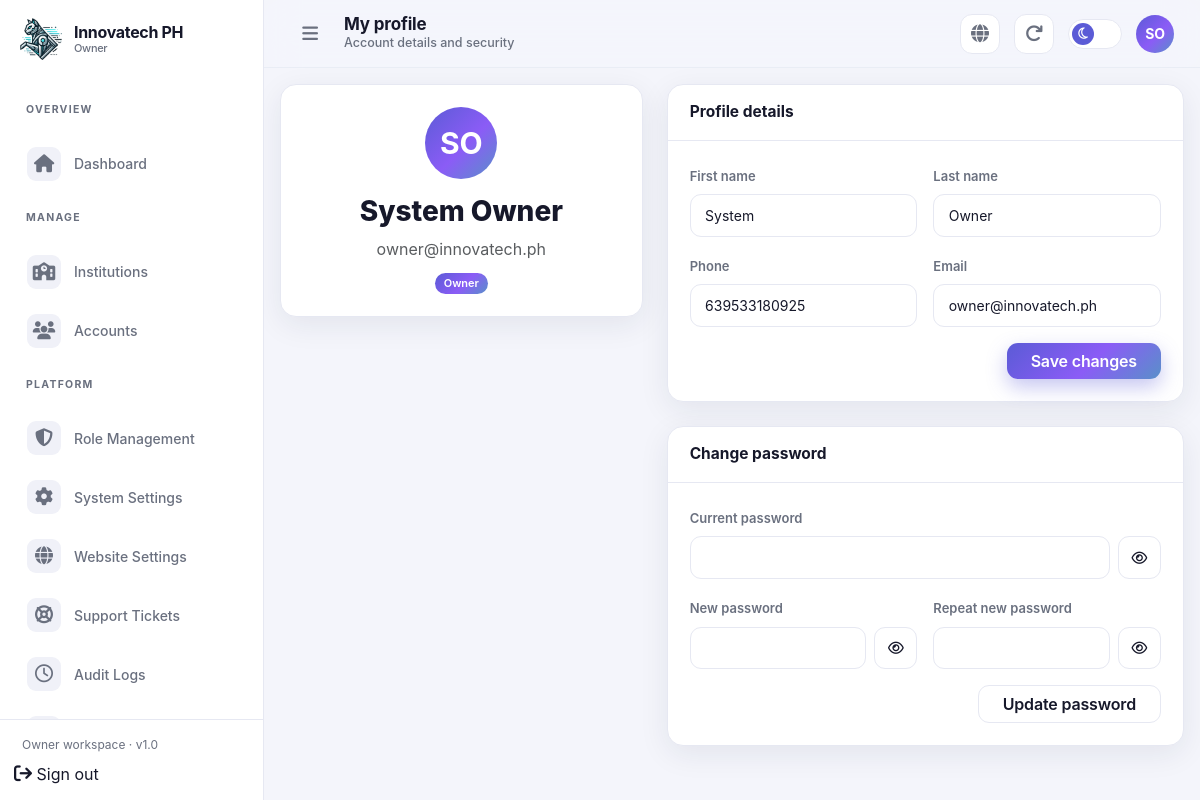
Screenshot of /admin/profile.php (signed in) with the database file from the repository.
### tables this page shows
CREATE TABLE `platform_settings` (
  `id` tinyint UNSIGNED NOT NULL,
  `product_name` varchar(191) NOT NULL DEFAULT 'AI-Assisted AR 360° Virtual Campus Navigation',
  `company_name` varchar(191) NOT NULL DEFAULT 'Innovatech PH',
  `logo_path` varchar(255) DEFAULT NULL,
  `hero_image_path` varchar(255) DEFAULT NULL,
  `landing_html` mediumtext,
  `contact_email` varchar(191) DEFAULT NULL,
  `smtp_host` varchar(191) DEFAULT NULL,
  `smtp_port` smallint UNSIGNED DEFAULT '587',
  `smtp_username` varchar(191) DEFAULT NULL,
  `smtp_password_enc` varchar(255) DEFAULT NULL,
  `smtp_from_name` varchar(128) DEFAULT NULL,
  `smtp_from_email` varchar(191) DEFAULT NULL,
  `institution_folder_root` varchar(255) NOT NULL DEFAULT 'storage/institutions',
  `template_pack_path` varchar(255) NOT NULL DEFAULT 'storage/templates/org_pack',
  `updated_by` int UNSIGNED DEFAULT NULL,
  `updated_at` datetime NOT NULL DEFAULT CURRENT_TIMESTAMP ON UPDATE CURRENT_TIMESTAMP
);

CREATE TABLE `users` (
  `id` int UNSIGNED NOT NULL,
  `role_id` tinyint UNSIGNED NOT NULL,
  `institution_id` int UNSIGNED DEFAULT NULL COMMENT 'NULL for owner; required for admin/staff; optional for user',
  `supervisor_user_id` int UNSIGNED DEFAULT NULL COMMENT 'staff reports to this admin',
  `email` varchar(191) NOT NULL,
  `username` varchar(64) DEFAULT NULL,
  `password_hash` varchar(255) NOT NULL,
  `first_name` varchar(80) NOT NULL,
  `last_name` varchar(80) NOT NULL,
  `phone` varchar(32) DEFAULT NULL,
  `avatar_path` varchar(255) DEFAULT NULL,
  `is_active` tinyint(1) NOT NULL DEFAULT '1',
  `email_verified_at` datetime DEFAULT NULL,
  `last_login_at` datetime DEFAULT NULL,
  `created_by` int UNSIGNED DEFAULT NULL,
  `created_at` datetime NOT NULL DEFAULT CURRENT_TIMESTAMP,
  `updated_at` datetime NOT NULL DEFAULT CURRENT_TIMESTAMP ON UPDATE CURRENT_TIMESTAMP,
  `deleted_at` datetime DEFAULT NULL
);

### includes/functions.php (called while the page is built, shortened)
<?php
function db(): PDO
{
    $options = [
        PDO::ATTR_ERRMODE => PDO::ERRMODE_EXCEPTION,
        PDO::ATTR_DEFAULT_FETCH_MODE => PDO::FETCH_ASSOC,
        PDO::ATTR_EMULATE_PREPARES => false,
    ];
    $pdo = new PDO(
        'mysql:host=' . DB_HOST . ';port=' . DB_PORT . ';dbname=' . DB_NAME . ';charset=utf8mb4',
        DB_USER,
        DB_PASS,
        $options
    );
    return $pdo;
}
final class DbCrud
{
    public PDO $pdo;
    public function __construct(?PDO $pdo = null)
    {
        $this->pdo = $pdo ?? db();
    }
    private static function ident(string $name): string
    {
        return "`{$name}`";
    }
    private static function paramPrefix(): string
    {
        static $n = 0;
        return 'p' . (++$n) . '_';
    }
    private static function buildWhere(array $conditions): array
    {
        $sql = [];
        $params = [];
        foreach ($conditions as $key => $cond) {
            $col = self::ident($key);
            $p = self::paramPrefix() . $key;
            $sql[] = "{$col} = :{$p}";
            $params[$p] = $cond;
        }
        return [implode(' AND ', $sql), $params];
    }
    public function select(string $table, string $columns = '*', array $conditions = [], string $options = ''): array
    {
        $columns = trim($columns);
        if ($columns === '*') {
            $sel = '*';
            $params = [];
        }
        $sql = 'SELECT ' . $sel . ' FROM ' . self::ident($table);
        if ($conditions !== []) {
            [$where, $whereParams] = self::buildWhere($conditions);
            $sql .= ' WHERE ' . $where;
            $params += $whereParams;
        }
        if (trim($options) !== '') {
            $sql .= ' ' . trim($options);
        }
        $stmt = $this->pdo->prepare($sql);
        $stmt->execute($params);
        return $stmt->fetchAll(PDO::FETCH_ASSOC);
    }
    public function get(string $table, int|array $idOrConditions): ?array
    {
        $conditions = is_numeric($idOrConditions) ? ['id' => (int) $idOrConditions] : $idOrConditions;
        $rows = $this->select($table, '*', $conditions, 'LIMIT 1');
        return $rows[0] ?? null;
    }
}
function crud(): DbCrud
{
    static $instance = null;
    return $instance ??= new DbCrud();
}
function h($value): string
{
    return htmlspecialchars((string) $value, ENT_QUOTES, 'UTF-8');
}
function url(string $path = '', bool $absolute = false): string
{
    $path = ltrim($path, '/');
    $parts = explode('?', $path, 2);
    $base = $parts[0];
    if ($base !== '' && !str_ends_with($base, '/') && !str_contains(basename($base), '.')) {
        if (is_file(ROOT_PATH . '/' . $base . '.php')) {
            $parts[0] = $base . '.php';
            $path = implode('?', $parts);
        }
    }
    return BASE_URL . '/' . $path;
}
function display_name(array $user): string
{
    $name = trim(($user['first_name'] ?? '') . ' ' . ($user['last_name'] ?? ''));
    return $name !== '' ? $name : ($user['email'] ?? 'User');
}

### includes/auth.php (called while the page is built, shortened)
<?php
require_once __DIR__ . '/functions.php';
function current_user(): ?array
{
    return $_SESSION['user'] ?? null;
}
function current_role(): ?string
{
    return $_SESSION['user']['role_slug'] ?? null;
}

### admin/profile.php (the view, shortened to what this page needs)
<?php
require_once __DIR__ . '/../includes/auth.php';
$pageTitle = 'My profile';
$pageSub = 'Account details and security';
$active = 'My Profile';
$bodyClass = 'page-profile';
require_once __DIR__ . '/layout/header.php';
$u = current_user();
$me = crud()->get('users', (int) $u['id']) ?: ['first_name' => '', 'last_name' => '', 'phone' => ''];
?>
<div class="row g-4">
  <div class="col-lg-5">
    <div class="ia-card">
      <div class="card-body text-center profile-card-body">
        <div class="ia-avatar mx-auto mb-3 ia-avatar-xl">
          <?= h(mb_strtoupper(mb_substr(trim($u['first_name'][0] ?? '') . trim($u['last_name'][0] ?? ''), 0, 2))) ?>
        </div>
        <h3 class="fw-800"><?= h(display_name($u)) ?></h3>
        <p class="text-muted mb-2"><?= h($u['email']) ?></p>
        <span class="badge badge-grad"><?= h($u['role_name']) ?></span>
      </div>
    </div>
  </div>
  <div class="col-lg-7">
    <div class="ia-card mb-4">
      <div class="card-head">
        <h3>Profile details</h3>
      </div>
      <div class="card-body">
        <form method="post" class="row g-3">
          <div class="col-md-6"><label class="form-label">First name</label><input class="form-control"
              name="first_name" value="<?= h($u['first_name']) ?>" required></div>
          <div class="col-md-6"><label class="form-label">Last name</label><input class="form-control" name="last_name"
              value="<?= h($u['last_name']) ?>" required></div>
          <div class="col-md-6"><label class="form-label">Phone</label>
            <input class="form-control" required type="tel" value="<?= h($me['phone'] ?: '63') ?>" name="phone" pattern="639\d{9}" inputmode="numeric" oninput="let v = this.value.replace(/\D/g, ''); this.value = v.slice(0, 12); if (!this.value.startsWith('63')) this.value = '63' + this.value.slice(2); if (this.value.length < 2) this.value = '63';">
          </div>
          <div class="col-md-6"><label class="form-label">Email</label>
            <input class="form-control" type="email" name="email" value="<?= h($u['email']) ?>" required>
          </div>
          <div class="col-12 text-end"><button class="btn btn-grad px-4" type="submit">Save changes</button></div>
        </form>
      </div>
    </div>
    <div class="ia-card">
      <div class="card-head">
        <h3>Change password</h3>
      </div>
      <div class="card-body">
        <form method="post" class="d-grid gap-3">
          <div><label class="form-label">Current password</label>
            <div class="pw-group">
              <input type="password" name="current" class="form-control" required id="pw-cur">
              <button type="button" class="btn btn-outline-ia btn-shrink pw-eye" data-pw="pw-cur"
                title="Show password"><?= ia_icon('eye', 14) ?></button>
            </div>
          </div>
          <div class="row g-3">
            <div class="col-md-6"><label class="form-label">New password</label>
              <div class="pw-group">
                <input type="password" name="new" class="form-control" minlength="8" required id="pw-new">
                <button type="button" class="btn btn-outline-ia btn-shrink pw-eye" data-pw="pw-new"
                  title="Show password"><?= ia_icon('eye', 14) ?></button>
              </div>
            </div>
            <div class="col-md-6"><label class="form-label">Repeat new password</label>
              <div class="pw-group">
                <input type="password" name="new_confirmation" class="form-control" minlength="8" required id="pw-new2">
                <button type="button" class="btn btn-outline-ia btn-shrink pw-eye" data-pw="pw-new2"
                  title="Show password"><?= ia_icon('eye', 14) ?></button>
              </div>
            </div>
          </div>
          <div class="text-end"><button class="btn btn-outline-ia px-4" type="submit">Update password</button></div>
        </form>
      </div>
    </div>
  </div>
</div>
<?php require __DIR__ . '/layout/footer.php'; ?>

### admin/layout/header.php (shortened to what this page needs)
<?php
require_once __DIR__ . '/../../includes/auth.php';
require_once __DIR__ . '/nav.php';
$u = current_user();
$role = current_role() ?? 'user';
$active = $active ?? '';
$roleHome = match ($role) {
  'owner' => 'admin/owner/dashboard',
  'system_admin', 'system_staff' => 'admin/system/dashboard',
  'admin' => 'admin/institution/dashboard',
  'staff' => 'admin/staff/dashboard',
  default => 'admin/index',
};
$roleLabel = ucwords(str_replace('_', ' ', (string) $role));
$platform_settings = crud()->get('platform_settings', 1) ?? [];
$brandLogoUrl = !empty($platform_settings['logo_path']) ? url($platform_settings['logo_path']) : url('assets/logo2.webp');
?>
<!DOCTYPE html>
<html lang="en" data-bs-theme="dark">
<head>
  <link href="<?= url('assets/css/inter-font.css') ?>" rel="stylesheet">
  <link href="<?= url('assets/css/bootstrap.min.css') ?>" rel="stylesheet">
  <link href="<?= url('assets/css/simple-datatables.min.css') ?>" rel="stylesheet">
  <link rel="stylesheet" href="<?= url('assets/css/font-awesome.min.css') ?>">
  <link rel="stylesheet" href="<?= url('admin/assets/css/dashboard.css') ?>">
</head>
<body class="<?= h(trim((string) ($bodyClass ?? ''))) ?>">
  <div class="ia-shell" id="ia-shell">
    <aside class="ia-sidebar">
      <div class="brand">
        <a class="brand-logo" href="<?= url($roleHome) ?>">
          <img src="<?= h($brandLogoUrl) ?>" alt="Innovatech PH">
        </a>
        <div class="brand-name"><?= h(APP_NAME) ?><small><?= h($roleLabel) ?></small></div>
      </div>
      <nav class="nav-scroll">
        <?php foreach (role_nav($role) as $group):
          if (isset($group[0]) && is_array($group[0]) && array_is_list($group)): ?>
            <?php $label = $group[0];
            $links = array_slice($group, 1); ?>
            <p class="ia-nav-label"><?= h($label) ?></p>
            <ul class="ia-nav">
              <?php foreach ($links as [$text, $href, $icon]): ?>
                <li>
                  <a class="nav-link <?= $active === $text ? 'active' : '' ?>" href="<?= url($href) ?>">
                    <span class="ia-icon"><?= ia_icon($icon) ?></span>
                    <span><?= h($text) ?></span>
                  </a>
                </li>
              <?php endforeach; ?>
            </ul>
          <?php elseif (isset($group['title'])): ?>
            <p class="ia-nav-label"><?= h($group['title']) ?></p>
            <ul class="ia-nav">
              <?php foreach ($group['items'] as [$text, $href, $icon]): ?>
                <li>
                  <a class="nav-link <?= $active === $text ? 'active' : '' ?>" href="<?= url($href) ?>">
                    <span class="ia-icon"><?= ia_icon($icon) ?></span>
                    <span><?= h($text) ?></span>
                  </a>
                </li>
              <?php endforeach; ?>
            </ul>
          <?php endif; endforeach; ?>
      </nav>
      <div class="side-foot">
        <div class="foot-text">
          <?= h($roleLabel) ?> workspace · v1.0
        </div>
        <a class="nav-link" href="<?= url('admin/logout') ?>">
          <span class="ia-icon"><?= ia_icon('logout') ?></span>
          <span>Sign out</span>
        </a>
      </div>
    </aside>
    <header class="ia-topbar">
      <button type="button" class="ia-btn-ghost d-none d-lg-grid" id="sidebar-collapse" aria-label="Collapse sidebar">
        <?= ia_icon('menu') ?>
      </button>
      <div class="flex-grow-1">
        <h1 class="page-title"><?= h($pageTitle ?? 'Dashboard') ?></h1>
        <?php if (!empty($pageSub)): ?>
          <p class="page-sub mb-0 d-none d-sm-block"><?= h($pageSub) ?></p><?php endif; ?>
      </div>
      <a class="ia-btn-ghost" href="<?= url('/') ?>" target="_blank" title="View public landing"
        aria-label="View landing">
        <?= ia_icon('globe') ?>
      </a>
      <?php if (in_array($role, ['owner', 'system_admin'])): ?>
        <form method="post" action="<?= url('admin/owner/clear-cache.php') ?>" class="d-none d-md-block m-0">
          <button type="submit" class="ia-btn-ghost" title="Clear Cache" aria-label="Clear Cache">
            <?= ia_icon('refresh') ?: ia_icon('sun') ?>
          </button>
        </form>
      <?php endif; ?>
      <button type="button" class="theme-switch" data-theme-toggle aria-label="Toggle theme"
        title="Toggle dark / light">
        <span class="knob"><?= ia_icon('moon', 13) ?></span>
      </button>
      <div class="dropdown">
        <button class="btn p-0 border-0" data-bs-toggle="dropdown" aria-expanded="false">
          <span
            class="ia-avatar"><?= h(mb_substr(trim(($u['first_name'][0] ?? '') . ($u['last_name'][0] ?? '')), 0, 2)) ?></span>
        </button>
      </div>
    </header>
    <main class="ia-main">

### rows the page displays
platform_settings: logo_path (picture)
users: first_name+last_name "SO", display_name($u) "System Owner", email "owner@innovatech.ph", last_name "Owner", first_name "System", phone "639533180925"

### other values shown
APP_NAME "Innovatech PH"
$roleLabel "Owner"
$group['title'] "OVERVIEW"
$text "Dashboard"
$group['title'] "MANAGE"
$text "Institutions"
$text "Accounts"
$group['title'] "PLATFORM"
$text "Role Management"
$text "System Settings"
$text "Website Settings"
$text "Support Tickets"
$text "Audit Logs"
$pageTitle "My profile"
$pageSub "Account details and security"
